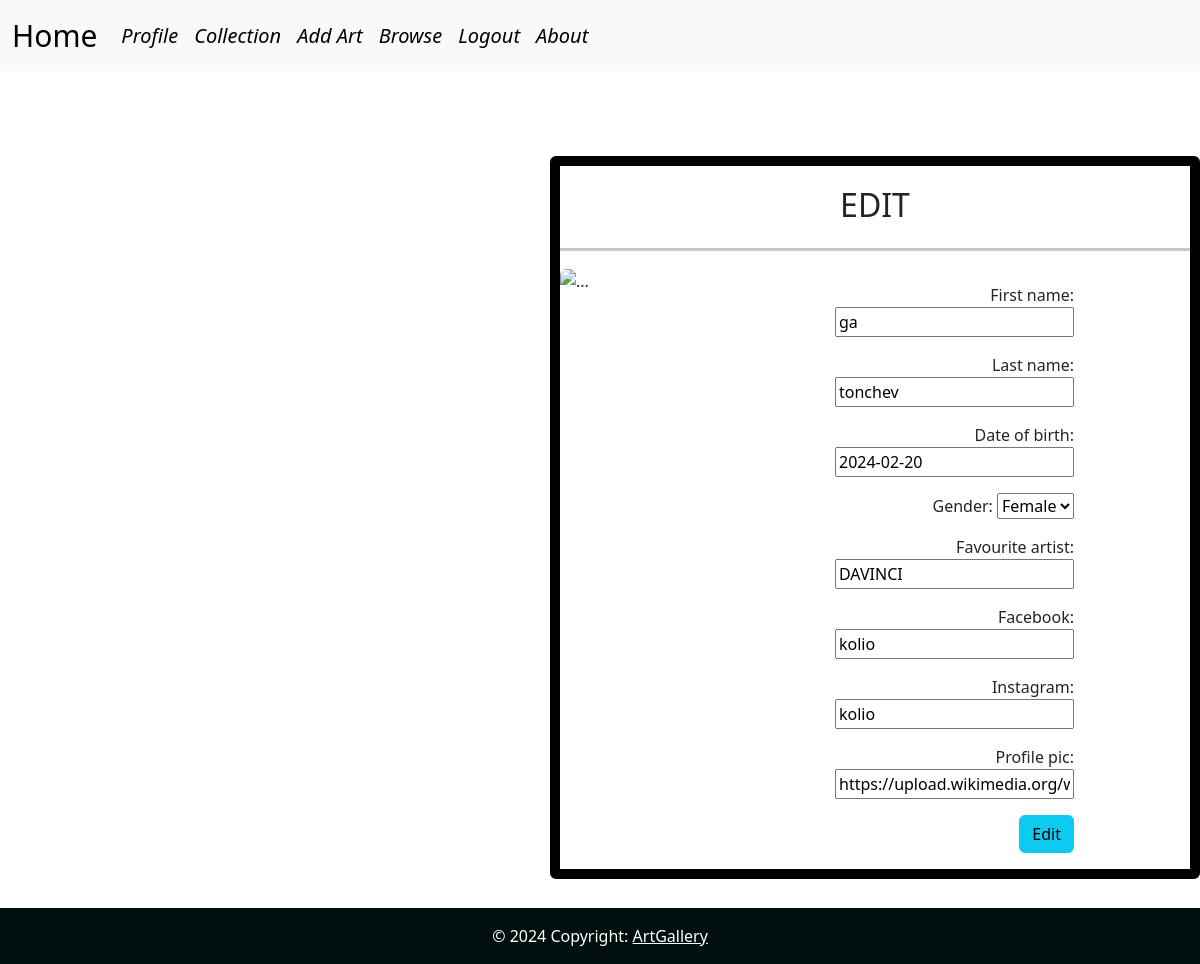
/accounts/profile/Ivan/3/edit/ (signed in), run on an earlier commit of the app's database.
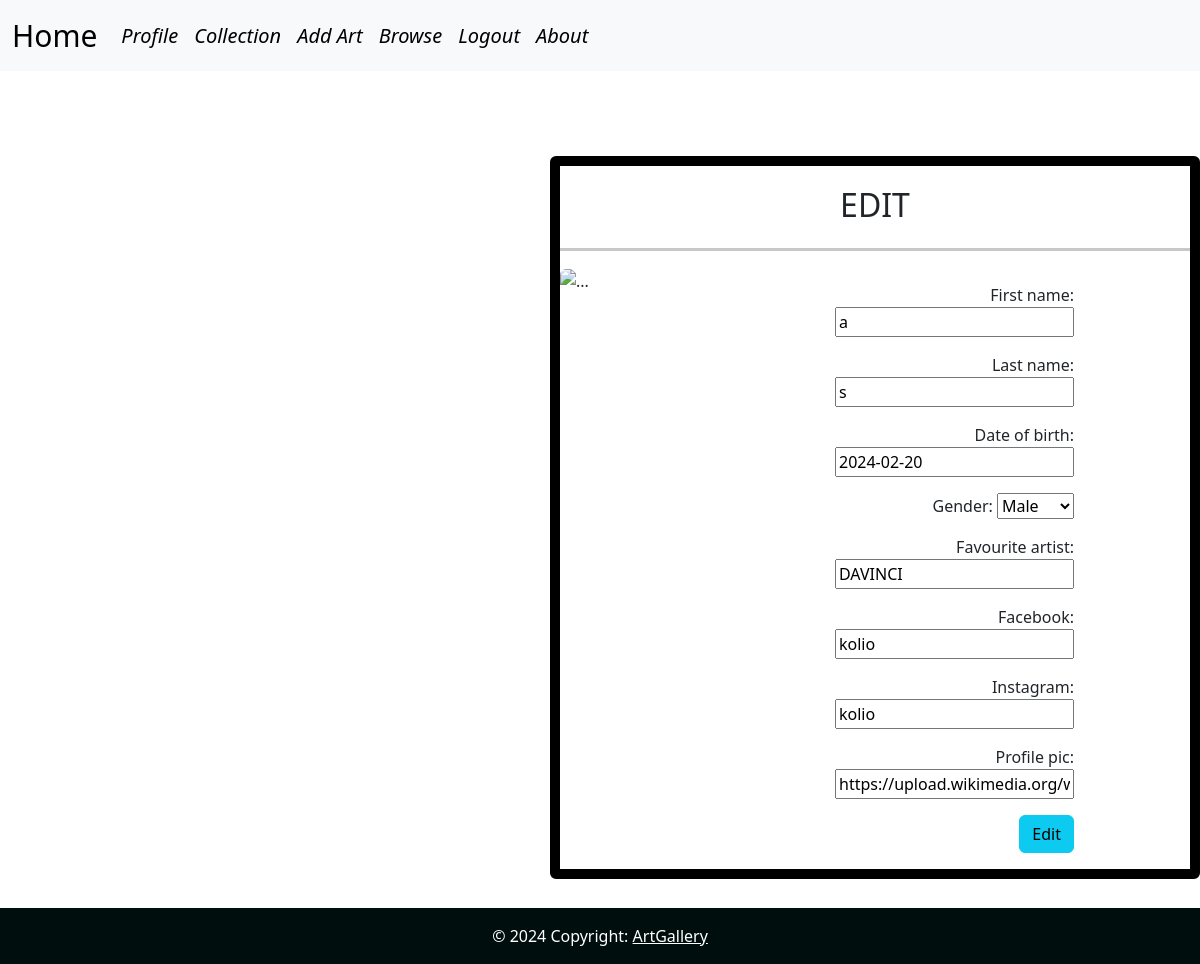
And on a later commit of the database.
### ArtGallery/accounts/models.py (models this page shows)
class Profile(models.Model):
    first_name = models.CharField(max_length=30, blank=True, null=True)
    last_name = models.CharField(max_length=30, blank=True, null=True)
    date_of_birth = models.DateField(blank=True, null=True)
    gender = models.CharField(max_length=10, blank=True, null=True, choices=[("M", "Male"), ("F", "Female")])
    favourite_artist = models.CharField(max_length=30, blank=True, null=True)
    facebook = models.CharField(max_length=30, blank=True, null=True)
    instagram = models.CharField(max_length=30, blank=True, null=True)
    profile_pic = models.URLField(blank=True, null=True)
    user = models.OneToOneField(
        ArtGalleryUser,
        on_delete=models.CASCADE,
        primary_key=True
    )

### ArtGallery/accounts/views.py (the view, shortened to what this page needs)
# urls.py: path("profile/<str:slug>/<int:pk>/edit/", UserProfileEditView.as_view(), name="profile_edit"),
class UserProfileEditView(CustomLoginRequiredMixin, UpdateView):
    model = Profile
    form_class = ProfileForm
    template_name = "accounts/profile_edit_page.html"

### ArtGallery/accounts/forms.py
class ProfileForm(forms.ModelForm):
    class Meta:
        model = Profile
        exclude = ("user",)

### ArtGallery/accounts/mixins.py (called while the page is built)
    def get_object(self, queryset=None):
        obj = super().get_object(queryset=queryset)
        if not self.request.user.is_authenticated or obj.user != self.request.user:
            raise PermissionDenied
        return obj

### templates/accounts/profile_edit_page.html (shortened to what this page needs)
{% extends "base.html" %}
{% load static %}
{% block main %}
    <link rel="stylesheet" href="{% static "profile_edit_delete_css.css" %}">
    <div class="card mb-3"
         style="max-width: 800px;margin-top: 85px;margin-left: 550px; border-color: black;border-width: 10px">
        <h2 style="text-align: center; margin-top: 20px">EDIT</h2>
        <hr style="border-width: 3px">
        <div class="row g-0">
            <div class="col-md-4">
                <img {% if profile.profile_pic %} src="{{ profile.profile_pic }}"
                {% else %} src="https://bootdey.com/img/Content/avatar/avatar7.png"
                {% endif %} class="img-fluid rounded-start" alt="...">
            </div>
            <div class="col-md-8">
                <div class="card-body">
                    <form action="{% url 'profile_edit' slug=request.user.username pk=request.user.pk %}" method="post"
                          style="text-align: right; margin-right: 100px">
                        {{ form.as_p }}
                        <button class="btn btn-info">Edit</button>
                    </form>
                </div>
            </div>
        </div>
    </div>
{% endblock %}

What changed in the data, as far as the page shows it:
changed Profile "DAVINCI": first_name "ga" → "a"; last_name "tonchev" → "s"; gender "Female" → "Male"
